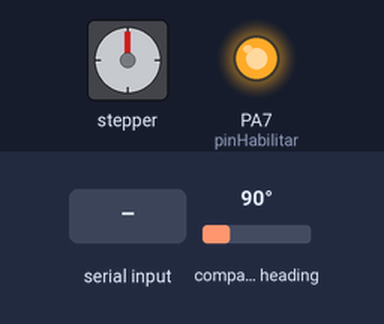
Bench run of a sketch on a simulated STM32 Blue Pill. Shown: stepper motor, output pins drawn as LEDs (lit = HIGH). The test bench sets the inputs (shaded band); at power-on: compass heading 90°. Stepper angles assume 200 steps per turn.

Above: at 1.2 s.
1.3 s: "h" received over the second serial link
At 2.3 s:
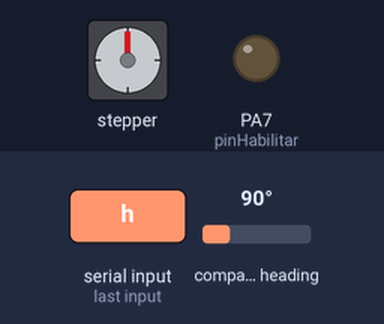
2.8 s: "d" received over the second serial link
At 3.6 s:
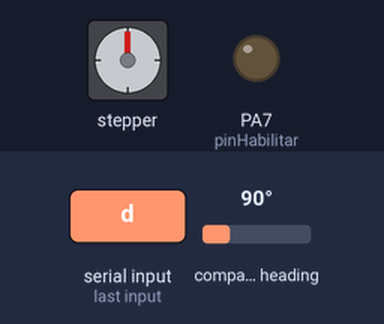
5.8 s: compass heading set to 7°
At 7.8 s:
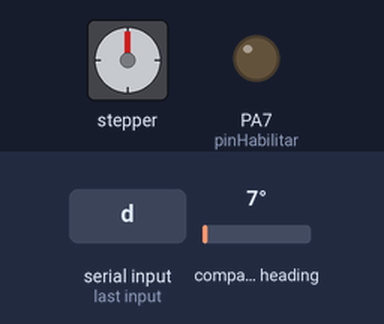
8.8 s: "i" received over the second serial link
14.8 s: compass heading set to 269°
At 16.1 s:
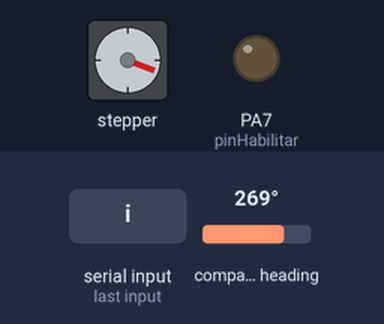
17.8 s: "e" received over the second serial link
Timing chart, 0 to 27.9 s (numbered marks = the images above; inputs shaded):
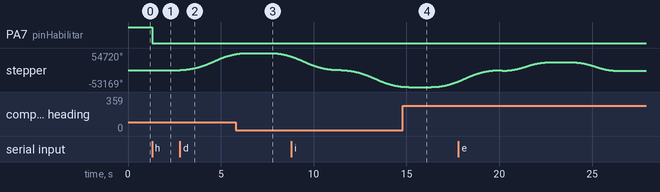

The sketch:

Nema17_control_giro_multiples_angulos.ino
```cpp
#include <AccelStepper.h>
#include <Wire.h>
#include "AS5600.h"

// --- Constantes ---
const float RAW_A_GRADOS = 360.0 / 4096.0;
const int pinPaso = PA5;
const int pinDireccion = PA6;
const int pinHabilitar = PA7; // Conectar al pin EN del A4988. LOW lo habilita, HIGH lo deshabilita.

const float PASOS_POR_REV_MOTOR = 200.0;
const int MICROPASOS = 16;
const float RELACION_REDUCTOR = 37.0;
const float PASOS_POR_REV_MOTOR_EFECTIVO = PASOS_POR_REV_MOTOR * MICROPASOS;
const float PASOS_POR_REV_SALIDA = PASOS_POR_REV_MOTOR_EFECTIVO * RELACION_REDUCTOR;
const float PASOS_MOTOR_POR_GRADO_SALIDA = PASOS_POR_REV_SALIDA / 360.0;
const int MAX_PUNTOS_LOG = 500; // Número máximo de puntos a registrar. ¡Ajustar según la RAM de la Blue Pill!

const float VELOCIDAD_MAXIMA = 1000.0 * MICROPASOS;
const float ACELERACION = 600.0 * MICROPASOS;
const float TOLERANCIA_ANGULO = 2.5;

// --- Objetos ---
AccelStepper motorPasoAPaso(AccelStepper::DRIVER, pinPaso, pinDireccion);
AS5600 encoder;

// --- Variables Globales ---
long vueltasCompletas = 0;
long lecturaEncoderAnterior = 0;
long posicionContinuaHome = 0;

bool homingCompletado = false;
bool movimientoEnProgreso = false;
float anguloObjetivoRelativoActual = 0.0;

float log_angulos[MAX_PUNTOS_LOG];
unsigned long log_tiempo[MAX_PUNTOS_LOG];
int puntos_log_actuales = 0;
bool registrando_datos = false;


// ==========================================================
// --- DEFINICIÓN DE FUNCIONES AUXILIARES (PUESTAS ARRIBA) ---
// ==========================================================

// Normaliza un ángulo para que esté en el rango [0, 360) grados.
float normalizarAngulo(float angulo) {
  angulo = fmod(angulo, 360.0);
  if (angulo < 0) {
    angulo += 360.0;
  }
  return angulo;
}

// Calcula la diferencia angular más corta (con signo) entre dos ángulos.
float calcularDiferenciaAngular(float anguloFinal, float anguloInicial) {
  float diferencia = normalizarAngulo(anguloFinal) - normalizarAngulo(anguloInicial);
  if (diferencia > 180.0) {
    diferencia -= 360.0;
  } else if (diferencia < -180.0) {
    diferencia += 360.0;
  }
  return diferencia;
}

// Lee el valor crudo del encoder (0-4095)
long leerPasosCrudosEncoder() {
  return encoder.readAngle();
}

// Lee el ángulo del encoder y lo convierte a grados.
float leerAnguloEncoderEnGrados() {
  return (float)leerPasosCrudosEncoder() * RAW_A_GRADOS;
}


// Lee y actualiza la posición continua del encoder, manejando el desbordamiento.
long leerPosicionContinuaEncoder() {
  long lecturaCrudaActual = leerPasosCrudosEncoder();
  long diferenciaCruda = lecturaCrudaActual - lecturaEncoderAnterior;

  if (diferenciaCruda < -2048) {
    vueltasCompletas++;
  }
  else if (diferenciaCruda > 2048) {
    vueltasCompletas--;
  }

  lecturaEncoderAnterior = lecturaCrudaActual;
  return (vueltasCompletas * 4096) + lecturaCrudaActual;
}

// Mueve el motor a una 'posicionObjetivoLogico' (en micropasos) y espera a que termine.
void correrStepperHastaPosicion(long posicionObjetivoLogico) {
  motorPasoAPaso.moveTo(posicionObjetivoLogico);
  Serial1.print("Moviendo stepper a posicion logica: "); Serial1.println(posicionObjetivoLogico);

  while (motorPasoAPaso.distanceToGo() != 0) {
    motorPasoAPaso.run();
  }

  Serial1.print("Movimiento stepper completado. Posicion logica final: "); Serial1.println(motorPasoAPaso.currentPosition());
  delay(200);
}

// Imprime el menú de opciones para el usuario.
void imprimirIndicacion() {
  Serial1.println("------------------------------------");
  Serial1.println("d: +90 | i: -90 | e: +45 | q: -45");
}

// Inicia el proceso de registro de datos para un nuevo ensayo.
void iniciarRegistro() {
  puntos_log_actuales = 0;
  registrando_datos = true;
  Serial1.println("OK;Registro iniciado.");
}

// Detiene y envía los datos registrados a MATLAB.
void finalizarYEnviarRegistro() {
  registrando_datos = false;
  Serial1.println("--- INICIO_DATOS ---");
  for (int i = 0; i < puntos_log_actuales; i++) {
    Serial1.print(log_tiempo[i]);
    Serial1.print(",");
    Serial1.println(log_angulos[i], 4); // Enviar con 4 decimales para precisión
  }
  Serial1.println("--- FIN_DATOS ---");
  puntos_log_actuales = 0; // Limpiar para el próximo registro
}

// La función principal de movimiento que ahora también registra datos.
void moverYRegistrar(float anguloObjetivo) {
  long pasos_relativos_motor = round(anguloObjetivo * PASOS_MOTOR_POR_GRADO_SALIDA);
  motorPasoAPaso.move(pasos_relativos_motor);

  unsigned long tiempo_inicio_mov = millis();

  while (motorPasoAPaso.distanceToGo() != 0) {
    motorPasoAPaso.run();

    // Registrar datos a intervalos regulares (ej. cada 10ms)
    if (registrando_datos && (millis() % 10 == 0) && (puntos_log_actuales < MAX_PUNTOS_LOG)) {
      // Leemos la posición REAL del encoder en el eje de salida
      long pos_continua_actual = leerPosicionContinuaEncoder() - posicionContinuaHome;
      float angulo_real_salida = (float)pos_continua_actual / (PASOS_POR_REV_SALIDA / 360.0);

      log_angulos[puntos_log_actuales] = angulo_real_salida;
      log_tiempo[puntos_log_actuales] = millis() - tiempo_inicio_mov;
      puntos_log_actuales++;
    }
  }
}

// ==========================================================
// --- SETUP ---
// ==========================================================
void setup() {
  Serial1.begin(115200);
  Wire.begin();

  pinMode(pinPaso, OUTPUT);
  pinMode(pinDireccion, OUTPUT);
  pinMode(pinHabilitar, OUTPUT);

  digitalWrite(pinHabilitar, HIGH); // Deshabilitar motor para alinear a mano.

  encoder.begin();
  encoder.setDirection(AS5600_CLOCK_WISE);
  if (!encoder.isConnected()) {
    Serial1.println("ERROR: Encoder no detectado!");
    while (1);
  }

  Serial1.println("--- MODO CALIBRACION MANUAL ---");
  Serial1.println("1. Alinee manualmente las marcas.");
  Serial1.println("2. Envie la tecla 'h' para establecer el Home.");
  Serial1.println("------------------------------------");
}

// ==========================================================
// --- LOOP PRINCIPAL ---
// ==========================================================
void loop() {
  // --- FASE 1: ESPERANDO CALIBRACIÓN DE HOME ---
  if (!homingCompletado) {
    if (millis() % 500 < 20) {
        Serial1.print("\rAngulo actual para alinear (EJE MOTOR): ");
        Serial1.print(leerAnguloEncoderEnGrados(), 2);
        Serial1.print("   ");
    }

    if (Serial1.available() > 0) {
      char comando = Serial1.read();
      if (comando == 'h' || comando == 'H') {
        Serial1.println("\nComando 'h' recibido. Estableciendo Home...");

        lecturaEncoderAnterior = leerPasosCrudosEncoder();
        vueltasCompletas = 0;
        posicionContinuaHome = lecturaEncoderAnterior;

        long posInicialLogica = round((float)posicionContinuaHome * PASOS_POR_REV_MOTOR_EFECTIVO / 4096.0);
        motorPasoAPaso.setCurrentPosition(posInicialLogica);

        digitalWrite(pinHabilitar, LOW); // Habilitar motor.

        Serial1.print("Home establecido en el angulo (GRADOS): "); Serial1.println(leerAnguloEncoderEnGrados(), 2);
        Serial1.print("Posicion Continua Home (pasos crudos): "); Serial1.println(posicionContinuaHome);
        Serial1.print("Posicion Logica Stepper Inicial: "); Serial1.println(posInicialLogica);
        Serial1.println("--- MODO OPERACION NORMAL ---");

        motorPasoAPaso.setMaxSpeed(VELOCIDAD_MAXIMA);
        motorPasoAPaso.setAcceleration(ACELERACION);

        homingCompletado = true;
        imprimirIndicacion();
      }
    }
    return; // Salir del loop y volver a empezar si no se ha calibrado.
  }

  // --- FASE 2: OPERACIÓN NORMAL (después del homing) ---

  // Ejecutar el stepper si hay un movimiento en curso.
  if (movimientoEnProgreso) {
    motorPasoAPaso.run();
  }

  // Verificar si el movimiento de ida se ha completado
  if (movimientoEnProgreso && motorPasoAPaso.distanceToGo() == 0) {
      Serial1.println("   Llego al objetivo.");
      movimientoEnProgreso = false;

      // VERIFICACIÓN CON ENCODER
      long posicionContinuaFinal = leerPosicionContinuaEncoder();
      long pasosComandadosNetos = round(anguloObjetivoRelativoActual * PASOS_MOTOR_POR_GRADO_SALIDA);
      long posicionContinuaObjetivoEsperada = posicionContinuaHome + round((float)pasosComandadosNetos * 4096.0 / PASOS_POR_REV_MOTOR_EFECTIVO);
      long errorPasosContinuos = posicionContinuaObjetivoEsperada - posicionContinuaFinal;
      float errorGradosSalida = (float)errorPasosContinuos / (4096.0 / PASOS_POR_REV_MOTOR_EFECTIVO) / PASOS_MOTOR_POR_GRADO_SALIDA;

      Serial1.print("   Verificacion Pos Continua Encoder: "); Serial1.println(posicionContinuaFinal);
      Serial1.print("   Error vs Esperado (grados salida): "); Serial1.println(errorGradosSalida, 2);
      if (abs(errorGradosSalida) > TOLERANCIA_ANGULO) Serial1.println("   ADVERTENCIA: Error angular grande!");

      // ESPERAR Y REGRESAR
      Serial1.println("   Esperando 1 segundo...");
      delay(1000);
      Serial1.println("   Regresando a posicion Home...");

      long posicionLogicaHome = round((float)posicionContinuaHome * PASOS_POR_REV_MOTOR_EFECTIVO / 4096.0);
      correrStepperHastaPosicion(posicionLogicaHome);

      // FIN DEL CICLO, resincronizar y esperar nuevo comando
      posicionContinuaHome = leerPosicionContinuaEncoder();
      posicionLogicaHome = round((float)posicionContinuaHome * PASOS_POR_REV_MOTOR_EFECTIVO / 4096.0);
      motorPasoAPaso.setCurrentPosition(posicionLogicaHome);

      Serial1.print("   Posicion resincronizada. Nuevo Home Continuo: "); Serial1.println(posicionContinuaHome);
      imprimirIndicacion();
  }

  // Leer comandos solo si no hay un movimiento en curso
  if (!movimientoEnProgreso && Serial1.available() > 0) {
    char comando = Serial1.read();
    comando = tolower(comando);

    bool comandoValido = false;
    switch(comando) {
      case 'd': anguloObjetivoRelativoActual = 90.0; comandoValido = true; break;
      case 'i': anguloObjetivoRelativoActual = -90.0; comandoValido = true; break;
      case 'e': anguloObjetivoRelativoActual = 45.0; comandoValido = true; break;
      case 'q': anguloObjetivoRelativoActual = -45.0; comandoValido = true; break;
    }

    if (comandoValido) {
      movimientoEnProgreso = true;
      Serial1.print("\nComando '"); Serial1.print(comando); Serial1.print("': Moviendo ");
      Serial1.print(anguloObjetivoRelativoActual); Serial1.println(" grados en la salida.");

      long pasosRelativosMotor = round(anguloObjetivoRelativoActual * PASOS_MOTOR_POR_GRADO_SALIDA);
      long posicionContinuaObjetivo = posicionContinuaHome + round((float)pasosRelativosMotor * 4096.0 / PASOS_POR_REV_MOTOR_EFECTIVO);
      long posicionLogicaObjetivo = round((float)posicionContinuaObjetivo * PASOS_POR_REV_MOTOR_EFECTIVO / 4096.0);

      correrStepperHastaPosicion(posicionLogicaObjetivo);
    }
  }
}
```

Measured:
- after the input at 1.3 s, PA7 (pinHabilitar): HIGH → LOW at once
- after the input at 2.8 s, stepper: keeps turning clockwise at about 17123°/s, starting at once
